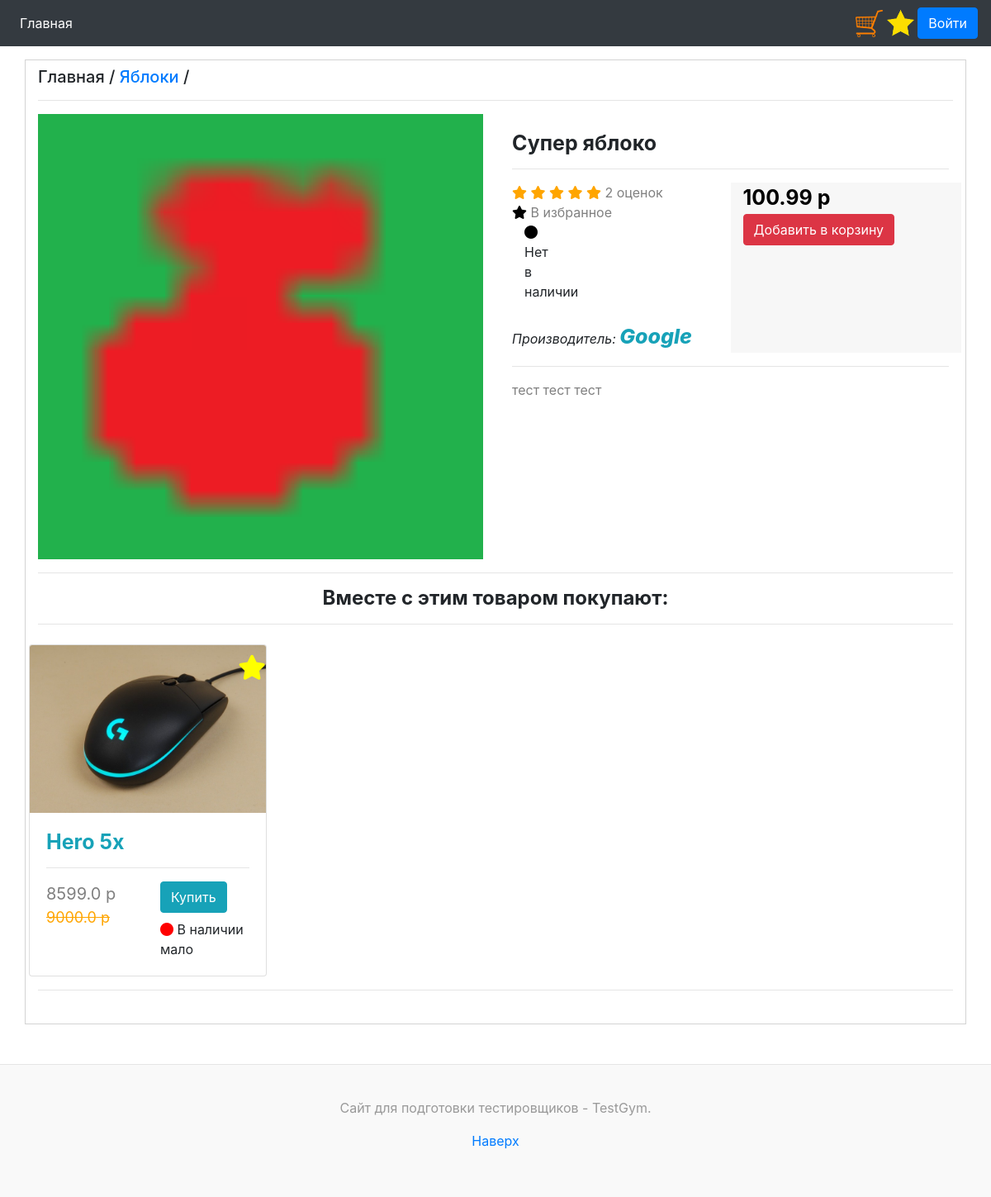
Screenshot of /product/23/ with the database file from the repository.
### main/models.py (models this page shows, shortened)
class Product(models.Model):
    category = models.ForeignKey(Category, on_delete=models.CASCADE, verbose_name='Категория')
    name = models.CharField(max_length=150, verbose_name='Название')
    description = models.CharField(max_length=1000, verbose_name='Описание')
    price = models.FloatField(verbose_name='Стоимость')
    count = models.IntegerField(verbose_name='Колличество')
    discount = models.FloatField(verbose_name='Стоимость по скидке', default=-1)
    imgpath = models.CharField(max_length=1000, verbose_name='Путь к картинке')
    brand = models.ForeignKey(Brand, on_delete=models.CASCADE, verbose_name='Бренд')

class Category(models.Model):
    name = models.CharField(max_length=150)

class Brand(models.Model):
    name = models.CharField(max_length=150)
    def __str__(self):
        return self.name

### main/urls.py (the view)
# urls.py: path('product/<int:pk>/', ProductView.as_view(template_name='product.html')),
class ProductView(DetailView):
    model = Product
    context_object_name = 'product'
    def get_object(self):
        obj = super().get_object()
        return obj
    def get_context_data(self, **kwargs):
        context = super().get_context_data(**kwargs)
        rid = [cat.id for cat in Category.objects.all()]
        context['recommendations'] = Product.objects.filter(
            category=Category.objects.get(id=rid[randint(0, len(rid)-1)]))[:9]
        rates = Rates.objects.filter(product=self.object)
        try:
            context['rate'] = sum([x.rate for x in rates])/len(rates)
        except ZeroDivisionError:
            context['rate'] = -1
        context['rate_count'] = len(rates)
        return context

### main/templates/product.html (shortened to what this page needs)
{% extends 'wrapper.html' %}
{% load static %}
{% block content %}
<br><br><br>
<div class="container" style="border: solid lightgrey 1px">
    <h5 class="mt-2">Главная / <a href="/?category={{product.category.id}}">{{product.category.name}}</a> /</h5>
    <hr>
    <div class="row">
        <div class="col-md-6">
            <img src="{% static 'products/' %}{{product.imgpath}}.png" style="width: inherit; height: auto">
        </div>
        <div class="col-md-6">
            <div class="row">
                <div class="card-body">
                    <h5 class="card-title">
                        <span style="font-weight: 700; font-size: 25px">{{product.name}}</span>
                    </h5>
                    <hr>
                    <div class="row">
                        <div class="col-md-6">
                            {% if rate_count > 0 %}
                                {% if rate > 4.5 %}
                            <a href="/product/rate?product={{product.id}}&rate=1"><i class="fas fa-star" style="color: orange"></i></a>
                            <a href="/product/rate?product={{product.id}}&rate=2"><i class="fas fa-star" style="color: orange"></i></a>
                            <a href="/product/rate?product={{product.id}}&rate=3"><i class="fas fa-star" style="color: orange"></i></a>
                            <a href="/product/rate?product={{product.id}}&rate=4"><i class="fas fa-star" style="color: orange"></i></a>
                            <a href="/product/rate?product={{product.id}}&rate=5"><i class="fas fa-star" style="color: orange"></i></a>
                                {% endif %}
                            <span style="color: grey">{{rate_count}} оценок</span>
                            {% endif %}
                            <br>
                            <a href="/add/in/?in=star&id={{product.id}}" style="color: grey" id="in_star_link_{{product.id}}">
                                <i class="fas fa-star" style="color: black"></i> В избранное</a>
                            <br>
                            {% if product.count > 0 %}
                            {% if product.count > 3 %}
                            {% if product.count > 9 %}
                                <i class="fas fa-circle" style="color: green"></i> В наличии
                            {% else %}
                                <i class="fas fa-circle" style="color: yellow"></i> В наличии немного
                            {% endif %}
                            {% else %}
                                <i class="fas fa-circle" style="color: red"></i> В наличии мало
                            {% endif %}
                        {% else %}
                            <div class="col-md-2">
                                <i class="fas fa-circle" style="color: black"></i> Нет в наличии
                            </div>
                        {% endif %}
                            <br>
                            <i>Производитель: <span class="text-info" style="font-size: 25px; font-weight: 800">{{product.brand}}</span></i>
                        </div>
                        <div class="col-md-6 " style="background-color: #F7F7F7">
                            {% if product.discount != -1 %}
                            <span style="font-size: 25px; color: black; font-weight: 700">{{product.discount}}&nbspр</span>
                            <br>
                            <span style="font-size: 19px; color: orange; font-weight: 600; text-decoration: line-through;">
                            {{product.price}}&nbspр</span>
                            {% else %}
                            <span style="font-size: 25px; color: black; font-weight: 700">{{product.price}}&nbspр</span>
                            {% endif %}
                            <br>
                            <a href="/add/in/?in=cart&id={{product.id}}" class="btn btn-danger" id="in_cart_link_{{product.id}}">Добавить в корзину</a>
                        </div>
                    </div>
                    <hr>
                    <p style="color:grey">{{product.description}}</p>
                </div>
            </div>
        </div>
    </div>
    <hr>
    <h4 align="center"><b>Вместе с этим товаром покупают:</b></h4>
    <hr>
    <div class="row">
        {% for recommend in recommendations %}
        {% if recommend.id != product.id %}
        {% with recommend as product %}
        <div class="card ml-1 mr-1 mt-2" style="width: 18rem;">
            <a href="/product/{{product.id}}" style="position: relative;">
                <img src="{% static 'products/' %}{{product.imgpath}}.png" class="card-img-top img-responsive" alt="">
                <h1 align="right" style="position: absolute; right: 0; top:0; width: 100%;">
                    <a href="/add/in/?in=star&id={{product.id}}" id="in_star_link_{{product.id}}">
                        <i class="fas fa-star fa-1x" style="color: yellow; font-size: 30px">
                        </i></a></h1>
            </a>
            <div class="card-body">
                <h5 class="card-title">
                    <a class="text-info" style="font-weight: 700; font-size: 25px" href="/product/{{product.id}}">{{product.name}}</a></h5>
                <hr>
                <div class="row">
                    <div class="col-md-6">
                        {% if product.discount != -1 %}
                        <span style="font-size: 20px; color: grey;">{{product.discount}}&nbspр</span>
                        <br>
                        <span style="font-size: 18px; color: orange;  text-decoration: line-through;">
                            {{product.price}}&nbspр</span>
                        {% else %}
                        <span style="font-size: 20px; color: grey; ">{{product.price}}&nbspр</span>
                        {% endif %}
                        <br>
                    </div>
                    <div class="col-md-6">
                        <a href="/add/in/?in=cart&id={{product.id}}" class="btn btn-info" id="in_cart_link_{{product.id}}">Купить</a>
                        <div class="mt-2">
                        {% if product.count > 0 %}
                            {% if product.count > 3 %}
                            {% if product.count > 9 %}
                                <i class="fas fa-circle" style="color: green"></i> В наличии
                            {% else %}
                                <i class="fas fa-circle" style="color: yellow"></i> В наличии немного
                            {% endif %}
                            {% else %}
                                <i class="fas fa-circle" style="color: red"></i> В наличии мало
                            {% endif %}
                        {% else %}
                                <i class="fas fa-circle" style="color: black"></i> Нет в наличии
                        {% endif %}
                        </div>
                    </div>
                </div>
            </div>
        </div>
        {% endwith %}
        {% endif %}
        {% endfor %}
    </div>
    <hr>
    <br>
</div>
{% endblock %}

### rows the page displays
Product: category.name "Яблоки", name "Супер яблоко", brand "Google", price "100.99", description "тест тест тест"
Product: name "Hero 5x", discount "8599.0", price "9000.0", count "В наличии мало"

### other values shown
{{ rate_count }} "2"
